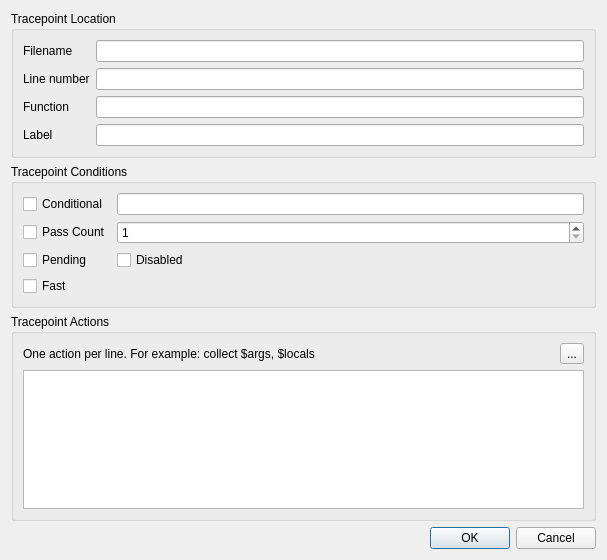
<?xml version="1.0" encoding="UTF-8"?>
<ui version="4.0">
 <class>SeerTracepointCreateDialogForm</class>
 <widget class="QDialog" name="SeerTracepointCreateDialogForm">
  <property name="geometry">
   <rect>
    <x>0</x>
    <y>0</y>
    <width>607</width>
    <height>560</height>
   </rect>
  </property>
  <property name="windowTitle">
   <string>Create a Tracepoint</string>
  </property>
  <layout class="QVBoxLayout" name="verticalLayout">
   <item>
    <widget class="QGroupBox" name="locationGroupBox">
     <property name="title">
      <string>Tracepoint Location</string>
     </property>
     <layout class="QGridLayout" name="locationGroupBoxLayout">
      <item colspan="1" column="0" row="0">
       <widget class="QLabel" name="filenameLabel">
        <property name="text">
         <string>Filename</string>
        </property>
       </widget>
      </item>
      <item colspan="1" column="1" row="0">
       <widget class="QLineEdit" name="filenameLineEdit">
        <property name="clearButtonEnabled">
         <bool>true</bool>
        </property>
       </widget>
      </item>
      <item colspan="1" column="0" row="1">
       <widget class="QLabel" name="lineNumberLabel">
        <property name="text">
         <string>Line number</string>
        </property>
       </widget>
      </item>
      <item colspan="1" column="1" row="1">
       <widget class="QLineEdit" name="lineNumberLineEdit">
        <property name="clearButtonEnabled">
         <bool>true</bool>
        </property>
       </widget>
      </item>
      <item colspan="1" column="0" row="2">
       <widget class="QLabel" name="functionLabel">
        <property name="text">
         <string>Function</string>
        </property>
       </widget>
      </item>
      <item colspan="1" column="1" row="2">
       <widget class="QLineEdit" name="functionLineEdit">
        <property name="clearButtonEnabled">
         <bool>true</bool>
        </property>
       </widget>
      </item>
      <item colspan="1" column="0" row="3">
       <widget class="QLabel" name="labelLabel">
        <property name="text">
         <string>Label</string>
        </property>
       </widget>
      </item>
      <item colspan="1" column="1" row="3">
       <widget class="QLineEdit" name="labelLineEdit">
        <property name="clearButtonEnabled">
         <bool>true</bool>
        </property>
       </widget>
      </item>
     </layout>
    </widget>
   </item>
   <item>
    <widget class="QGroupBox" name="conditionsGroupBox">
     <property name="title">
      <string>Tracepoint Conditions</string>
     </property>
     <layout class="QGridLayout" name="conditionsGroupBoxLayout">
      <item colspan="1" column="0" row="0">
       <widget class="QCheckBox" name="conditionalCheckBox">
        <property name="text">
         <string>Conditional</string>
        </property>
       </widget>
      </item>
      <item colspan="1" column="1" row="0">
       <widget class="QLineEdit" name="conditionalLineEdit">
        <property name="clearButtonEnabled">
         <bool>true</bool>
        </property>
       </widget>
      </item>
      <item colspan="1" column="0" row="1">
       <widget class="QCheckBox" name="passcountCheckBox">
        <property name="toolTip">
         <string>Stop tracing after this many hits.</string>
        </property>
        <property name="text">
         <string>Pass Count</string>
        </property>
       </widget>
      </item>
      <item colspan="1" column="1" row="1">
       <widget class="QSpinBox" name="passcountSpinBox">
        <property name="minimum">
         <number>1</number>
        </property>
        <property name="maximum">
         <number>2147483647</number>
        </property>
       </widget>
      </item>
      <item colspan="1" column="0" row="2">
       <widget class="QCheckBox" name="pendingCheckBox">
        <property name="text">
         <string>Pending</string>
        </property>
       </widget>
      </item>
      <item colspan="1" column="1" row="2">
       <widget class="QCheckBox" name="disabledCheckBox">
        <property name="text">
         <string>Disabled</string>
        </property>
       </widget>
      </item>
      <item colspan="1" column="0" row="3">
       <widget class="QCheckBox" name="fastCheckBox">
        <property name="toolTip">
         <string>Use a fast tracepoint. Requires the in-process agent library in the program.</string>
        </property>
        <property name="text">
         <string>Fast</string>
        </property>
       </widget>
      </item>
     </layout>
    </widget>
   </item>
   <item>
    <widget class="QGroupBox" name="actionsGroupBox">
     <property name="title">
      <string>Tracepoint Actions</string>
     </property>
     <layout class="QGridLayout" name="actionsGroupBoxLayout">
      <item colspan="1" column="0" row="0">
       <widget class="QLabel" name="actionsLabel">
        <property name="text">
         <string>One action per line. For example: collect $args, $locals</string>
        </property>
       </widget>
      </item>
      <item colspan="1" column="1" row="0">
       <widget class="QToolButton" name="helpToolButton">
        <property name="toolTip">
         <string>Help about Tracepoints.</string>
        </property>
        <property name="text">
         <string>...</string>
        </property>
        <property name="icon">
         <iconset resource="resource.qrc">
          <normaloff>:/seer/resources/RelaxLightIcons/help-about.svg</normaloff>
          :/seer/resources/RelaxLightIcons/help-about.svg
         </iconset>
        </property>
       </widget>
      </item>
      <item colspan="2" column="0" row="1">
       <widget class="QPlainTextEdit" name="actionsPlainTextEdit"/>
      </item>
     </layout>
    </widget>
   </item>
   <item>
    <widget class="QDialogButtonBox" name="buttonBox">
     <property name="orientation">
      <enum>Qt::Horizontal</enum>
     </property>
     <property name="standardButtons">
      <set>QDialogButtonBox::Cancel|QDialogButtonBox::Ok</set>
     </property>
    </widget>
   </item>
  </layout>
 </widget>
 <resources>
  <include location="resource.qrc"/>
 </resources>
 <connections>
  <connection>
   <sender>buttonBox</sender>
   <signal>accepted()</signal>
   <receiver>SeerTracepointCreateDialogForm</receiver>
   <slot>accept()</slot>
  </connection>
  <connection>
   <sender>buttonBox</sender>
   <signal>rejected()</signal>
   <receiver>SeerTracepointCreateDialogForm</receiver>
   <slot>reject()</slot>
  </connection>
 </connections>
</ui>
